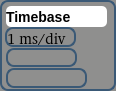
   <widget class="QWidget" name="Timebase" native="true">
    <property name="geometry">
     <rect>
      <x>446</x>
      <y>506</y>
      <width>116</width>
      <height>91</height>
     </rect>
    </property>
    <property name="styleSheet">
     <string notr="true">QWidget{
	background-color: rgb(143, 143, 142);
	border:2px solid #3a5976;
    border-radius:8px;	
}
</string>
    </property>
    <widget class="QLabel" name="ch1Coupling_3">
     <property name="geometry">
      <rect>
       <x>51</x>
       <y>9</y>
       <width>51</width>
       <height>16</height>
      </rect>
     </property>
     <property name="font">
      <font>
       <pointsize>-1</pointsize>
       <weight>75</weight>
       <italic>false</italic>
       <bold>true</bold>
      </font>
     </property>
     <property name="styleSheet">
      <string notr="true">QLabel{color:white;border-radius:4px;border:0px solid black;background-color:black;font:bold 14px;}</string>
     </property>
     <property name="text">
      <string>DC1M</string>
     </property>
    </widget>
    <widget class="QLabel" name="TimebaseTitle">
     <property name="geometry">
      <rect>
       <x>6</x>
       <y>6</y>
       <width>101</width>
       <height>21</height>
      </rect>
     </property>
     <property name="font">
      <font>
       <pointsize>-1</pointsize>
       <weight>75</weight>
       <italic>false</italic>
       <bold>true</bold>
      </font>
     </property>
     <property name="styleSheet">
      <string notr="true">QLabel
{
	background-color: rgb(255, 255, 255);
color:black;
border:0px solid black;
border-radius:5px;
font:bold 14px;
}</string>
     </property>
     <property name="text">
      <string>Timebase</string>
     </property>
    </widget>
    <widget class="QLabel" name="labelTimePerDiv">
     <property name="geometry">
      <rect>
       <x>5</x>
       <y>27</y>
       <width>71</width>
       <height>20</height>
      </rect>
     </property>
     <property name="font">
      <font>
       <family>,12</family>
       <pointsize>-1</pointsize>
       <weight>50</weight>
       <italic>false</italic>
       <bold>false</bold>
      </font>
     </property>
     <property name="layoutDirection">
      <enum>Qt::RightToLeft</enum>
     </property>
     <property name="styleSheet">
      <string notr="true">QLabel{
color:white;
border-radius:0px;
border:0px solid black;
background-color:rgba(0,0,0,0);
font:14px,bold;};</string>
     </property>
     <property name="text">
      <string>&lt;!DOCTYPE HTML PUBLIC &quot;-//W3C//DTD HTML 4.0//EN&quot; &quot;http://www.w3.org/TR/REC-html40/strict.dtd&quot;&gt;
&lt;html&gt;&lt;head&gt;&lt;meta name=&quot;qrichtext&quot; content=&quot;1&quot; /&gt;&lt;style type=&quot;text/css&quot;&gt;
p, li { white-space: pre-wrap; }
&lt;/style&gt;&lt;/head&gt;&lt;body style=&quot; font-family:',12'; font-weight:400; font-style:normal;&quot;&gt;
&lt;table style=&quot;-qt-table-type: root; margin-top:4px; margin-bottom:4px; margin-left:4px; margin-right:4px;&quot;&gt;
&lt;tr&gt;
&lt;td style=&quot;border: none;&quot;&gt;
&lt;p style=&quot; margin-top:0px; margin-bottom:0px; margin-left:0px; margin-right:0px; -qt-block-indent:0; text-indent:0px;&quot;&gt;&lt;span style=&quot; font-size:11pt;&quot;&gt;1 ms/div&lt;/span&gt;&lt;/p&gt;&lt;/td&gt;&lt;/tr&gt;&lt;/table&gt;&lt;/body&gt;&lt;/html&gt;</string>
     </property>
     <property name="alignment">
      <set>Qt::AlignRight|Qt::AlignTrailing|Qt::AlignVCenter</set>
     </property>
    </widget>
    <widget class="QLabel" name="lblMemory">
     <property name="geometry">
      <rect>
       <x>6</x>
       <y>48</y>
       <width>71</width>
       <height>19</height>
      </rect>
     </property>
     <property name="font">
      <font>
       <pointsize>-1</pointsize>
       <weight>50</weight>
       <italic>false</italic>
       <bold>false</bold>
      </font>
     </property>
     <property name="layoutDirection">
      <enum>Qt::LeftToRight</enum>
     </property>
     <property name="styleSheet">
      <string notr="true">QLabel{
color:white;
border-radius:0px;
border:0px solid black;
background-color:rgba(0,0,0,0);
font:14px;};</string>
     </property>
     <property name="text">
      <string/>
     </property>
     <property name="alignment">
      <set>Qt::AlignRight|Qt::AlignTrailing|Qt::AlignVCenter</set>
     </property>
    </widget>
    <widget class="QLabel" name="lblSamplingRate">
     <property name="geometry">
      <rect>
       <x>6</x>
       <y>68</y>
       <width>81</width>
       <height>20</height>
      </rect>
     </property>
     <property name="font">
      <font>
       <pointsize>-1</pointsize>
       <weight>50</weight>
       <italic>false</italic>
       <bold>false</bold>
      </font>
     </property>
     <property name="layoutDirection">
      <enum>Qt::LeftToRight</enum>
     </property>
     <property name="styleSheet">
      <string notr="true">QLabel{
color:white;
border-radius:0px;
border:0px solid black;
background-color:rgba(0,0,0,0);
font:14px;};</string>
     </property>
     <property name="text">
      <string/>
     </property>
     <property name="alignment">
      <set>Qt::AlignRight|Qt::AlignTrailing|Qt::AlignVCenter</set>
     </property>
    </widget>
   </widget>
